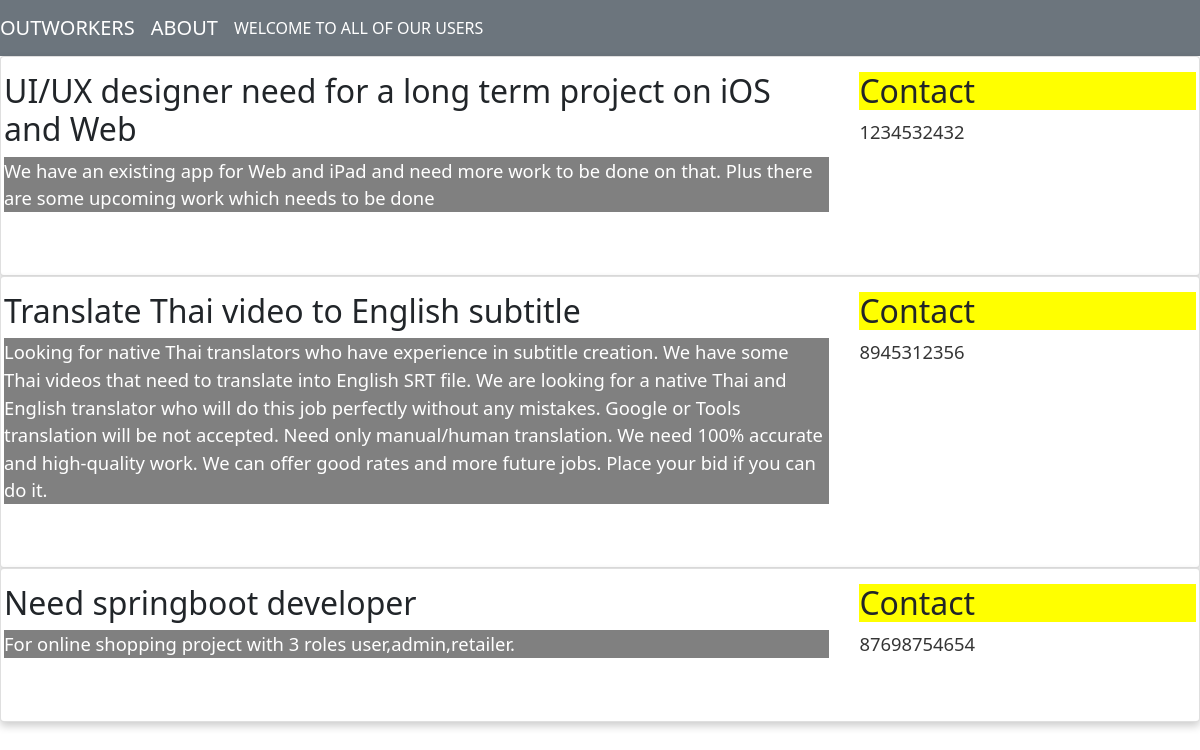
/user, run on the app's committed database.
### base/models.py (models this page shows)
class Task(models.Model):
    user = models.ForeignKey(User, on_delete=models.CASCADE, null=True, blank=True)
    title = models.CharField(max_length=200)
    description = models.TextField(null=True, blank=True)
    phone = models.BigIntegerField(null= True)
    complete = models.BooleanField(default=False)
    created = models.DateTimeField(auto_now_add=True)
    def __str__(self):
        return self.title
    class Meta:
        order_with_respect_to = 'user'

### base/views.py (the view)
# urls.py: path('user',views.user,name='user'),
def user(request):
    data = Task.objects.all()
    stu={
        "title": data,
    }
    return render(request,'base/user.html',stu)

### base/templates/base/user.html (shortened to what this page needs)
<!DOCTYPE html>
<html lang="en">
  <head>
    <link
      href="https://cdn.jsdelivr.net/npm/bootstrap@5.0.0/dist/css/bootstrap.min.css"
      rel="stylesheet"
    />
  </head>
 <nav class="navbar navbar-expand-lg text-white bg-secondary ">
  <a class="navbar-brand text-white" href="/">OUTWORKERS</a>
       <a class="navbar-brand text-white" href="/">ABOUT</a>
  <div class="collapse navbar-collapse" id="navbarText">
    <span class="navbar-text text-white">WELCOME TO ALL OF OUR USERS
    </span>
  </div>
</nav>
    {% for i in title %}
<div class="card">
  <div class="row">
  <div class="column1 ">
    <h2  style="background-color:">
      <span class="w3-right w3-tag w3-dark-green w3-round">{{i}}</span></h2>
      <p style="background-color:grey" ><font color="white">  {{i.description}}</font> </p>
  </div>
  <div class="column2">
    <h2 style="background-color:yellow">Contact</h2>
    <p >{{i.phone}} </p>
  </div>
  </div>
</div>
{% endfor %}
</body>
</html>

### base/templates/base/user.html (style rules this page uses)
h1, p { color: #353535; }
p { font-size: 1.15rem; }
.row { margin-bottom: 2rem; }
.column1 { float: left; width: 70%; padding: 15px; }
.column2 { float: right; width: 30%; padding: 15px; }
.row:after { content: ""; display: table; clear: both; }
.card { box-shadow: 0 4px 8px 0 rgba(0,0,0,0.2); transition: 0.3s; }

### data on the page
Task: title "UI/UX designer need for a long term project on iOS and Web", description "We have an existing app for Web and iPad and need more work to be done on that. Plus there are some upcoming work which needs to be done", phone "1234532432"
Task: title "Translate Thai video to English subtitle", description "Looking for native Thai translators who have experience in subtitle creation. We have some Thai videos that need to translate into English SRT file. We are looking for a native Thai and English translator who will do this job perfectly without any mistakes. Google or Tools translation will be not accepted. Need only manual/human translation. We need 100% accurate and high-quality work. We can offer good rates and more future jobs. Place your bid if you can do it.", phone "8945312356"
Task: title "Need springboot developer", description "For online shopping project with 3 roles user,admin,retailer.", phone "87698754654"
